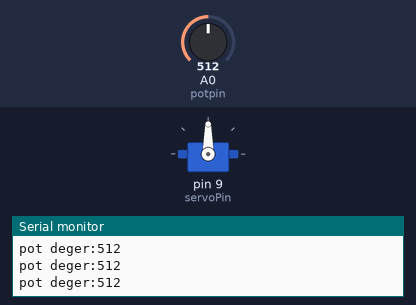
This sketch was run on a simulated Arduino Uno, built with avr-gcc and run on an emulated ATmega328P. Shown: servo, the last lines printed to the serial monitor. Inputs (shaded band) come from the test bench; at power-on: A0 (potpin) = 512.

Above: at 1.2 s.
1.3 s: A0 (potpin) set to 107
At 2.2 s:
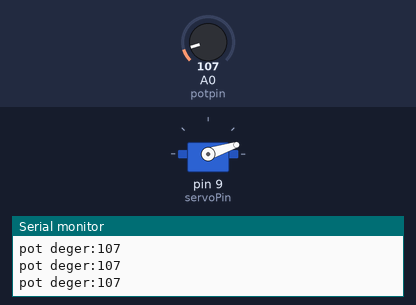
2.8 s: A0 (potpin) set to 92
At 3.2 s:
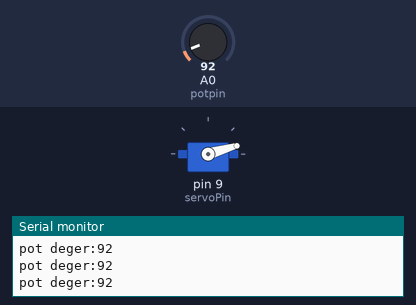
5.8 s: A0 (potpin) set to 1023
At 6.8 s:
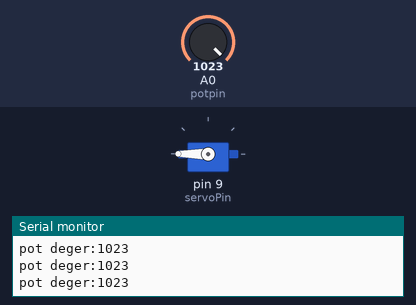
7.3 s: A0 (potpin) set to 1010
At 7.8 s:
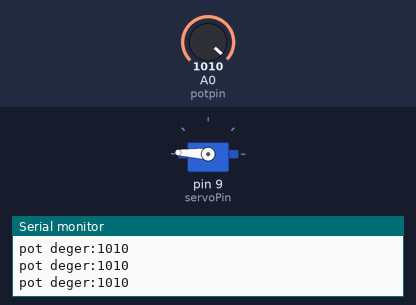
8.8 s: A0 (potpin) set to 983
At 9.4 s:
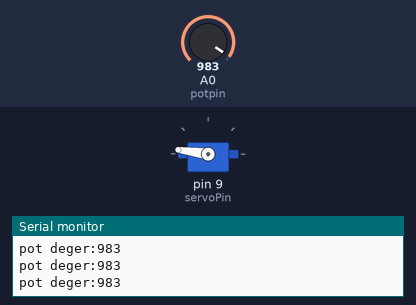
10.3 s: A0 (potpin) set to 900
At 11.7 s:
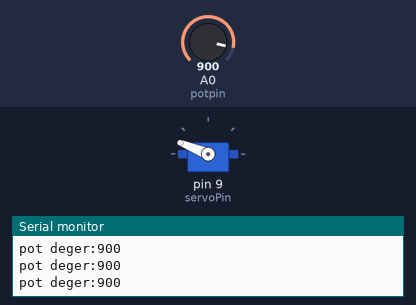
Timing chart, 0 to 12.8 s (numbered marks = the images above; inputs shaded):
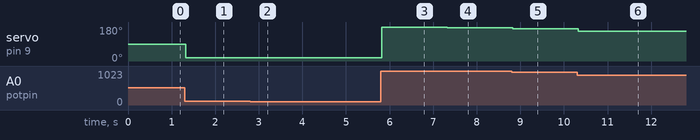

The sketch:

potansyometre.ino
```cpp
#include <Servo.h>
#define servoPin 9
#define potpin A0

int potdeger;

int aci;

Servo sm;

void setup() {

  sm.attach(servoPin);

  Serial.begin (9600);
  Serial.println("Merhaba Dunya!");


}

void loop() {

  potdeger = analogRead(potpin); // potdeger değişkenin içini A0 içindeki degerle eşitledik

  aci = map(potdeger,0,1023,0,180);

  Serial.print("pot deger:");

  Serial.println(potdeger);

  sm.write(aci);


}
```

Measured:
- after the input at 1.3 s, servo on pin 9 (servoPin): 90° → 18° at once
- after the input at 2.8 s, servo on pin 9 (servoPin): 18° → 16° at once
- after the input at 5.8 s, servo on pin 9 (servoPin): 16° → 180° at once
- after the input at 7.3 s, servo on pin 9 (servoPin): 180° → 177° at once
- after the input at 8.8 s, servo on pin 9 (servoPin): 177° → 172° at once
- after the input at 10.3 s, servo on pin 9 (servoPin): 172° → 158° at once
